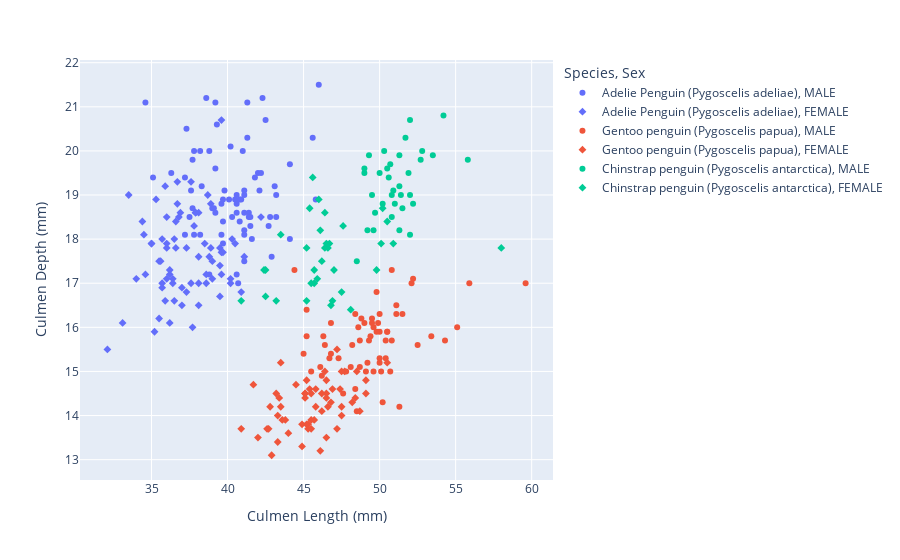

The notebook cell this image was saved under:
### Markdown cell above
* saving figure 
 * changing color / symbols
 * line plot
     * zoom limited to x
     * x-aligned zoom
     * adding trace 
 
 * hover text --> a limit for px ?

### Code cell
fig = px.scatter(df , x = 'Culmen Length (mm)' , y = 'Culmen Depth (mm)' , color = 'Species' , symbol="Sex")
fig

### Figure 1 — Plotly figure (JSON) as saved in the notebook; plotly's stock layout.template omitted (floating-point values rounded to 4 significant figures)
{"data": [{"hovertemplate": "Species=Adelie Penguin (Pygoscelis adeliae)<br>Sex=MALE<br>Culmen Length (mm)=%{x}<br>Culmen Depth (mm)=%{y}<extra></extra>", "legendgroup": "Adelie Penguin (Pygoscelis adeliae), MALE", "marker": {"color": "#636efa", "symbol": "circle"}, "mode": "markers", "name": "Adelie Penguin (Pygoscelis adeliae), MALE", "orientation": "v", "showlegend": true, "type": "scatter", "x": [39.1, 39.3, 39.2, 38.6, 34.6, 42.5, 46, 37.7, 38.2, 38.8, 40.6, 40.5, 37.2, 40.9, 39.2, 38.8, 39.8, 40.8, 44.1, 39.6, 41.1, 42.3, 40.1, 42, 41.4, 40.6, 37.6, 41.3, 41.1, 41.6, 41.1, 41.8, 39.7, 45.8, 42.8, 37.2, 42.1, 42.9, 35.1, 41.3, 36.3, 38.3, 41.1, 39.6, 40.8, 40.3, 43.2, 41, 37.8, 39.7, 38.2, 43.2, 45.6, 42.2, 42.7, 37.3, 41.1, 37.7, 41.4, 40.6, 41.5, 44.1, 43.1, 37.5, 41.1, 40.2, 39.7, 40.6, 40.7, 39, 39.2, 37.8, 41.5], "xaxis": "x", "y": [18.7, 20.6, 19.6, 21.2, 21.1, 20.7, 21.5, 18.7, 18.1, 17.2, 18.6, 18.9, 18.1, 18.9, 21.1, 20, 19.1, 18.4, 19.7, 18.8, 19, 21.2, 18.9, 19.5, 18.6, 18.8, 19.1, 21.1, 18.2, 18, 19.1, 19.4, 18.4, 18.9, 18.5, 19.4, 19.1, 17.6, 19.4, 20.3, 19.5, 19.2, 18.1, 18.1, 18.9, 18.5, 18.5, 20, 20, 18.9, 20, 19, 20.3, 19.5, 18.3, 20.5, 18.6, 19.8, 18.5, 19, 18.3, 18, 19.2, 18.5, 17.5, 20.1, 17.9, 17.2, 17, 18.7, 18.6, 18.1, 18.5], "yaxis": "y"}, {"hovertemplate": "Species=Adelie Penguin (Pygoscelis adeliae)<br>Sex=FEMALE<br>Culmen Length (mm)=%{x}<br>Culmen Depth (mm)=%{y}<extra></extra>", "legendgroup": "Adelie Penguin (Pygoscelis adeliae), FEMALE", "marker": {"color": "#636efa", "symbol": "diamond"}, "mode": "markers", "name": "Adelie Penguin (Pygoscelis adeliae), FEMALE", "orientation": "v", "showlegend": true, "type": "scatter", "x": [39.5, 40.3, 36.7, 38.9, 41.1, 36.6, 38.7, 34.4, 37.8, 35.9, 35.3, 40.5, 37.9, 39.5, 39.5, 36.4, 42.2, 37.6, 36.5, 36, 37, 36, 39.6, 35, 34.5, 39, 36.5, 35.7, 37.6, 36.4, 35.5, 35.9, 33.5, 39.6, 35.5, 40.9, 36.2, 34.6, 36.7, 37.3, 36.9, 38.9, 35.7, 34, 36.2, 38.1, 33.1, 35, 37.7, 37.9, 38.6, 38.1, 38.1, 39.7, 39.6, 38.6, 35.7, 36.2, 40.2, 35.2, 38.8, 39, 38.5, 36.8, 38.1, 35.6, 37, 40.2, 32.1, 37.3, 36.6, 36, 36], "xaxis": "x", "y": [17.4, 18, 19.3, 17.8, 17.6, 17.8, 19, 18.4, 18.3, 19.2, 18.9, 17.9, 18.6, 16.7, 17.8, 17, 18.5, 19.3, 18, 18.5, 16.9, 17.9, 17.7, 17.9, 18.1, 17.5, 16.6, 16.9, 17, 17.1, 16.2, 16.6, 19, 17.2, 17.5, 16.8, 16.1, 17.2, 18.8, 17.8, 18.6, 18.8, 18, 17.1, 17.3, 18.6, 16.1, 17.9, 16, 18.6, 17.2, 17, 16.5, 17.7, 20.7, 17, 17, 17.2, 17, 15.9, 17.6, 17.1, 17.9, 18.5, 17.6, 17.5, 16.5, 17.1, 15.5, 16.8, 18.4, 17.8, 17.1], "yaxis": "y"}, {"hovertemplate": "Species=Gentoo penguin (Pygoscelis papua)<br>Sex=MALE<br>Culmen Length (mm)=%{x}<br>Culmen Depth (mm)=%{y}<extra></extra>", "legendgroup": "Gentoo penguin (Pygoscelis papua), MALE", "marker": {"color": "#EF553B", "symbol": "circle"}, "mode": "markers", "name": "Gentoo penguin (Pygoscelis papua), MALE", "orientation": "v", "showlegend": true, "type": "scatter", "x": [50, 50, 47.6, 46.7, 46.8, 49, 48.4, 49.3, 49.2, 48.7, 50.2, 46.3, 46.1, 47.8, 50, 47.3, 59.6, 48.4, 44.4, 48.7, 49.6, 49.6, 50.5, 50.5, 45.2, 48.5, 50.1, 45, 45.5, 50.4, 46.2, 54.3, 49.8, 49.5, 50.7, 46.4, 48.2, 48.6, 51.1, 45.2, 52.5, 50, 50.8, 51.3, 52.1, 52.2, 49.5, 50.8, 49.4, 51.1, 55.9, 49.1, 46.8, 53.4, 48.1, 49.8, 51.5, 55.1, 48.8, 50.4, 49.9], "xaxis": "x", "y": [16.3, 15.2, 14.5, 15.3, 15.4, 16.1, 14.6, 15.7, 15.2, 15.1, 14.3, 15.8, 15.1, 15, 15.3, 15.3, 17, 16.3, 17.3, 15.7, 16, 15, 15.9, 15.9, 15.8, 14.1, 15, 15.4, 15, 15.3, 14.9, 15.7, 16.8, 16.2, 15, 15.6, 15.6, 16, 16.3, 16.4, 15.6, 15.9, 17.3, 14.2, 17, 17.1, 16.1, 15.7, 15.8, 16.5, 17, 15, 16.1, 15.8, 15.1, 15.9, 16.3, 16, 16.2, 15.7, 16.1], "yaxis": "y"}, {"hovertemplate": "Species=Gentoo penguin (Pygoscelis papua)<br>Sex=FEMALE<br>Culmen Length (mm)=%{x}<br>Culmen Depth (mm)=%{y}<extra></extra>", "legendgroup": "Gentoo penguin (Pygoscelis papua), FEMALE", "marker": {"color": "#EF553B", "symbol": "diamond"}, "mode": "markers", "name": "Gentoo penguin (Pygoscelis papua), FEMALE", "orientation": "v", "showlegend": true, "type": "scatter", "x": [46.1, 48.7, 46.5, 45.4, 43.3, 40.9, 45.5, 45.8, 42, 46.2, 45.1, 46.5, 42.9, 48.2, 42.8, 45.1, 49.1, 42.6, 44, 42.7, 45.3, 43.6, 45.5, 44.9, 46.6, 45.1, 46.5, 43.8, 43.2, 45.3, 45.7, 45.8, 43.5, 47.7, 46.5, 46.4, 47.5, 45.2, 49.1, 47.4, 44.9, 43.4, 47.5, 47.5, 45.5, 44.5, 46.9, 48.4, 48.5, 47.2, 41.7, 43.3, 50.5, 43.5, 46.2, 47.2, 46.8, 45.2], "xaxis": "x", "y": [13.2, 14.1, 13.5, 14.6, 13.4, 13.7, 13.7, 14.6, 13.5, 14.5, 14.5, 14.5, 13.1, 14.3, 14.2, 14.5, 14.8, 13.7, 13.6, 13.7, 13.7, 13.9, 13.9, 13.3, 14.2, 14.4, 14.4, 13.9, 14.5, 13.8, 13.9, 14.2, 14.2, 15, 14.8, 15, 14.2, 13.8, 14.5, 14.6, 13.8, 14.4, 14, 15, 14.5, 14.7, 14.6, 14.4, 15, 15.5, 14.7, 14, 15.2, 15.2, 14.1, 13.7, 14.3, 14.8], "yaxis": "y"}, {"hovertemplate": "Species=Chinstrap penguin (Pygoscelis antarctica)<br>Sex=MALE<br>Culmen Length (mm)=%{x}<br>Culmen Depth (mm)=%{y}<extra></extra>", "legendgroup": "Chinstrap penguin (Pygoscelis antarctica), MALE", "marker": {"color": "#00cc96", "symbol": "circle"}, "mode": "markers", "name": "Chinstrap penguin (Pygoscelis antarctica), MALE", "orientation": "v", "showlegend": true, "type": "scatter", "x": [50, 51.3, 52.7, 51.3, 51.3, 51.7, 52, 50.5, 50.3, 49.2, 48.5, 50.6, 52, 49.5, 52.8, 54.2, 51, 49.7, 52, 53.5, 49, 50.9, 50.8, 49, 51.5, 51.4, 50.7, 52.2, 49.3, 50.2, 51.9, 55.8, 49.6, 50.8], "xaxis": "x", "y": [19.5, 19.2, 19.8, 18.2, 19.9, 20.3, 18.1, 19.6, 20, 18.2, 17.5, 19.4, 19, 19, 20, 20.8, 18.8, 18.6, 20.7, 19.9, 19.5, 19.1, 18.5, 19.6, 18.7, 19, 19.7, 18.8, 19.9, 18.8, 19.5, 19.8, 18.2, 19], "yaxis": "y"}, {"hovertemplate": "Species=Chinstrap penguin (Pygoscelis antarctica)<br>Sex=FEMALE<br>Culmen Length (mm)=%{x}<br>Culmen Depth (mm)=%{y}<extra></extra>", "legendgroup": "Chinstrap penguin (Pygoscelis antarctica), FEMALE", "marker": {"color": "#00cc96", "symbol": "diamond"}, "mode": "markers", "name": "Chinstrap penguin (Pygoscelis antarctica), FEMALE", "orientation": "v", "showlegend": true, "type": "scatter", "x": [46.5, 45.4, 45.2, 46.1, 46, 46.6, 47, 45.9, 58, 46.4, 42.4, 43.2, 46.7, 50.5, 46.4, 40.9, 42.5, 47.5, 47.6, 46.9, 46.2, 45.5, 50.9, 50.1, 49.8, 48.1, 45.7, 42.5, 45.2, 45.6, 46.8, 45.7, 43.5, 50.2], "xaxis": "x", "y": [17.9, 18.7, 17.8, 18.2, 18.9, 17.8, 17.3, 17.1, 17.8, 18.6, 17.3, 16.6, 17.9, 18.4, 17.8, 16.6, 16.7, 16.8, 18.3, 16.6, 17.5, 17, 17.9, 17.9, 17.3, 16.4, 17.3, 17.3, 16.6, 19.4, 16.5, 17, 18.1, 18.7], "yaxis": "y"}], "layout": {"legend": {"title": {"text": "Species, Sex"}, "tracegroupgap": 0}, "margin": {"t": 60}, "xaxis": {"anchor": "y", "domain": [0, 1], "title": {"text": "Culmen Length (mm)"}}, "yaxis": {"anchor": "x", "domain": [0, 1], "title": {"text": "Culmen Depth (mm)"}}}}
